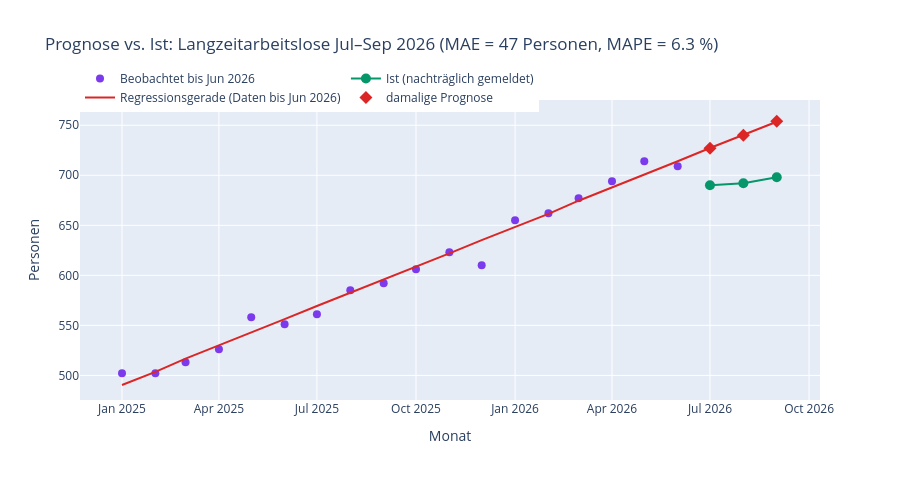

Here is the notebook cell this chart was saved with:
### Code cell
fig = go.Figure()
fig.add_trace(go.Scatter(x=lza_alt.index, y=lza_alt.values, mode="markers", name=f"Beobachtet bis {stichtag:%b %Y}",
                         marker=dict(color="#7c3aed", size=8)))
fig.add_trace(go.Scatter(x=lza_test.index, y=lza_test.values, mode="markers+lines", name="Ist (nachträglich gemeldet)",
                         marker=dict(color="#059669", size=10), line=dict(color="#059669")))

X_linie = np.arange(len(lza_alt) + len(lza_test)).reshape(-1, 1)
fig.add_trace(go.Scatter(x=lza.index[:len(X_linie)], y=modell_alt.predict(X_linie), mode="lines",
                         name=f"Regressionsgerade (Daten bis {stichtag:%b %Y})", line=dict(color="#dc2626", width=2)))
fig.add_trace(go.Scatter(x=lza_test.index, y=prognose_vs_ist["Prognose"], mode="markers", name="damalige Prognose",
                         marker=dict(color="#dc2626", symbol="diamond", size=10)))

fig.update_layout(
    title=f"Prognose vs. Ist: Langzeitarbeitslose Jul–Sep 2026 (MAE = {mae:.0f} Personen, MAPE = {mape:.1f} %)",
    xaxis_title="Monat", yaxis_title="Personen", height=480,
    legend=dict(orientation="h", y=1.12),
)
export_abbildung(fig, "abb44_prognose_vs_ist.png", 950, 480)
fig

### Figure 1 — Plotly figure (JSON) as saved in the notebook; plotly's stock layout.template omitted (floating-point values rounded to 4 significant figures)
{"data": [{"marker": {"color": "#7c3aed", "size": 8}, "mode": "markers", "name": "Beobachtet bis Jun 2026", "type": "scatter", "x": ["2025-01-01T00:00:00", "2025-02-01T00:00:00", "2025-03-01T00:00:00", "2025-04-01T00:00:00", "2025-05-01T00:00:00", "2025-06-01T00:00:00", "2025-07-01T00:00:00", "2025-08-01T00:00:00", "2025-09-01T00:00:00", "2025-10-01T00:00:00", "2025-11-01T00:00:00", "2025-12-01T00:00:00", "2026-01-01T00:00:00", "2026-02-01T00:00:00", "2026-03-01T00:00:00", "2026-04-01T00:00:00", "2026-05-01T00:00:00", "2026-06-01T00:00:00"], "y": [502.0, 502.0, 513.0, 526.0, 558.0, 551.0, 561.0, 585.0, 592.0, 606.0, 623.0, 610.0, 655.0, 662.0, 677.0, 694.0, 714.0, 709.0]}, {"line": {"color": "#059669"}, "marker": {"color": "#059669", "size": 10}, "mode": "markers+lines", "name": "Ist (nachträglich gemeldet)", "type": "scatter", "x": ["2026-07-01T00:00:00", "2026-08-01T00:00:00", "2026-09-01T00:00:00"], "y": [690.0, 692.0, 698.0]}, {"line": {"color": "#dc2626", "width": 2}, "mode": "lines", "name": "Regressionsgerade (Daten bis Jun 2026)", "type": "scatter", "x": ["2025-01-01T00:00:00", "2025-02-01T00:00:00", "2025-03-01T00:00:00", "2025-04-01T00:00:00", "2025-05-01T00:00:00", "2025-06-01T00:00:00", "2025-07-01T00:00:00", "2025-08-01T00:00:00", "2025-09-01T00:00:00", "2025-10-01T00:00:00", "2025-11-01T00:00:00", "2025-12-01T00:00:00", "2026-01-01T00:00:00", "2026-02-01T00:00:00", "2026-03-01T00:00:00", "2026-04-01T00:00:00", "2026-05-01T00:00:00", "2026-06-01T00:00:00", "2026-07-01T00:00:00", "2026-08-01T00:00:00", "2026-09-01T00:00:00"], "y": [490.4, 503.5, 516.7, 529.9, 543.0, 556.2, 569.3, 582.5, 595.6, 608.8, 622.0, 635.1, 648.3, 661.4, 674.6, 687.7, 700.9, 714.1, 727.2, 740.4, 753.5]}, {"marker": {"color": "#dc2626", "size": 10, "symbol": "diamond"}, "mode": "markers", "name": "damalige Prognose", "type": "scatter", "x": ["2026-07-01T00:00:00", "2026-08-01T00:00:00", "2026-09-01T00:00:00"], "y": [727.0, 740.0, 754.0]}], "layout": {"height": 480, "legend": {"orientation": "h", "y": 1.12}, "title": {"text": "Prognose vs. Ist: Langzeitarbeitslose Jul–Sep 2026 (MAE = 47 Personen, MAPE = 6.3 %)"}, "xaxis": {"title": {"text": "Monat"}}, "yaxis": {"title": {"text": "Personen"}}}}
